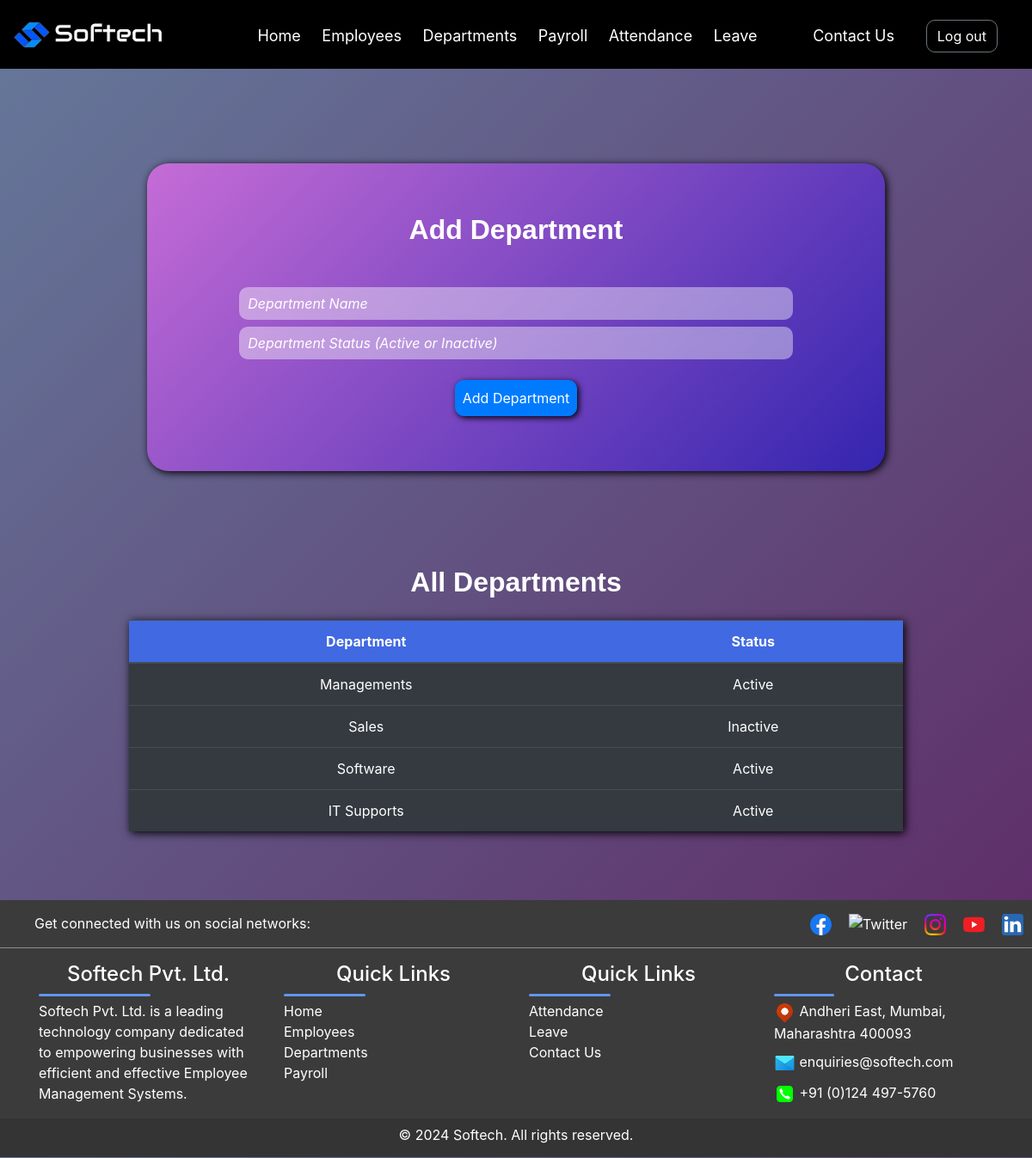
Screenshot of /department with the database file from the repository.
### app/models.py (models this page shows, shortened)
class Departments(models.Model):
      department_name = models.CharField(max_length=100, primary_key=True)
      department_status = models.CharField(max_length=100)

### app/views.py (the view, shortened to what this page needs)
# urls.py: path('department', views.department_page,name="department"),
def department_page(request):
    departments=Departments.objects.all()
    form=DepartmentForm()
    context = {'form':form,'department':departments}
    return render(request, 'app/departments.html', context)

### app/forms.py
class DepartmentForm(forms.ModelForm):
    class Meta:
        model=Departments
        fields={'department_name','department_status'}
        widgets = {
                'department_name': forms.TextInput(attrs={
                    'id': 'newDept',
                    'type': 'text',
                    'placeholder': 'Department Name',
                    'class': 'form-control mb-2 w-75 mx-auto'
                }),
                'department_status': forms.TextInput(attrs={
                    'id': 'deptStatus',
                    'type': 'text',
                    'placeholder': 'Department Status (Active or Inactive)',
                    'class': 'form-control mb-2 w-75 mx-auto'
                }),
            }

### app/templates/app/departments.html (shortened to what this page needs)
{% extends "base_template/base.html" %}
{% load static %}
{% block content %}
            <div class="bg-body py-5 text-center" id="formbackground">
                <h2 class="fs-3 fw-bold text-decoration-underline mb-5">Add Department</h2>
                <form class="form-group" method="POST">
                    {{form.department_name}}
                    {{form.department_status}}
                    <div class="buttons w-75 mx-auto">
                        <div>
                            <div>
                            <button class="btn btn-primary mt-3 p-2 justify-content-center" type="submit" id="addDeptBtn">Add Department</button>
                            </div>
                        </div>
                    </div>
                  </form>
            </div>
            <div class="w-auto mx-auto">
                <h2 class="fs-3 fw-bold text-decoration-underline mb-2 mt-5">All Departments</h2>
                <table class="table table-dark table-hover mt-4 mb-5 text-center w-75">
                   <thead class="fw-bold">
                    <th>Department</th>
                    <th>Status</th>
                   </thead>
                   <tbody id="DeptTable">
                    {% for d in department %}
                      <tr>
                        <td>{{d.department_name}}</td>
                        <td>{{d.department_status}}</td>
                      </tr>
                      {% endfor %}
                   </tbody>
                </table>
             </div>
        {% endblock content %}

### app/static/app/CSS_files/index.css (style rules this page uses)
body { background-image: url("https://images.pexels.com/photos/7078666/pexels-photo-7078666.jpeg?auto=compress&cs=tinysrgb&w=1260&h=750&dpr=1"); background-size: cover; }
button { margin: 20px 0; border-radius: 10px !important; }
::placeholder { color: white !important; }

### app/static/app/CSS_files/style.css (style rules this page uses)
body { background: linear-gradient(135deg, #647095 0%, #5e2563 100%); color: white !important; margin: 0 !important; padding: 0 !important; overflow-x: hidden; }
.bg-body { background-color: rebeccapurple !important; }
h2 { font-family: Helvetica; text-align: center; }
table thead { color: white; font-weight: bold; background-color: royalblue; margin: auto; padding: auto; }
table { margin: auto !important; box-shadow: 2px 2px 10px black; }
input, textarea { background-color: rgba(255, 255, 255, 0.416) !important; background-blend-mode: overlay !important; backdrop-filter: blur(5px) !important; color: white !important; border: none !important; border-radius: 10px !important; padding: 10px !important; transition: background-color 0.3s ease-in-out !important; }
::placeholder { color: rgba(0, 0, 0, 0.744) !important; font-style: italic; }
h2 { margin: 10px 0px !important; font-weight: bold !important; text-align: center !important; }
button { margin: 20px 0; border-radius: 10px !important; transition: background-color 0.3s ease-in-out !important; box-shadow: 2px 2px 7px black; }
table tr td { color: white; }
@media screen and (min-width: 768px) { .table { width: 100% !important; } }
#formbackground { background: linear-gradient(135deg, #c56cd6 0%, #3425af 100%); border-radius: 25px; margin: 110px 171px; transition: transform 0.3s ease; box-shadow: 2px 2px 10px black; }

### app/static/app/CSS_files/signup.css (style rules this page uses)
body { background-image: url("https://images.pexels.com/photos/7078666/pexels-photo-7078666.jpeg?auto=compress&cs=tinysrgb&w=1260&h=750&dpr=1"); background-size: cover; }
button { margin: 20px 0; border-radius: 10px !important; }
::placeholder { color: white !important; }

### app/static/app/CSS_files/login.css (style rules this page uses)
body { background-image: url("https://images.pexels.com/photos/7078666/pexels-photo-7078666.jpeg?auto=compress&cs=tinysrgb&w=1260&h=750&dpr=1"); background-size: cover; }
button { margin: 20px 0; border-radius: 10px !important; }
::placeholder { color: white !important; }

### rows the page displays
Departments: department_name "Managements", department_status "Active"
Departments: department_name "Sales", department_status "Inactive"
Departments: department_name "Software", department_status "Active"
Departments: department_name "IT Supports", department_status "Active"
